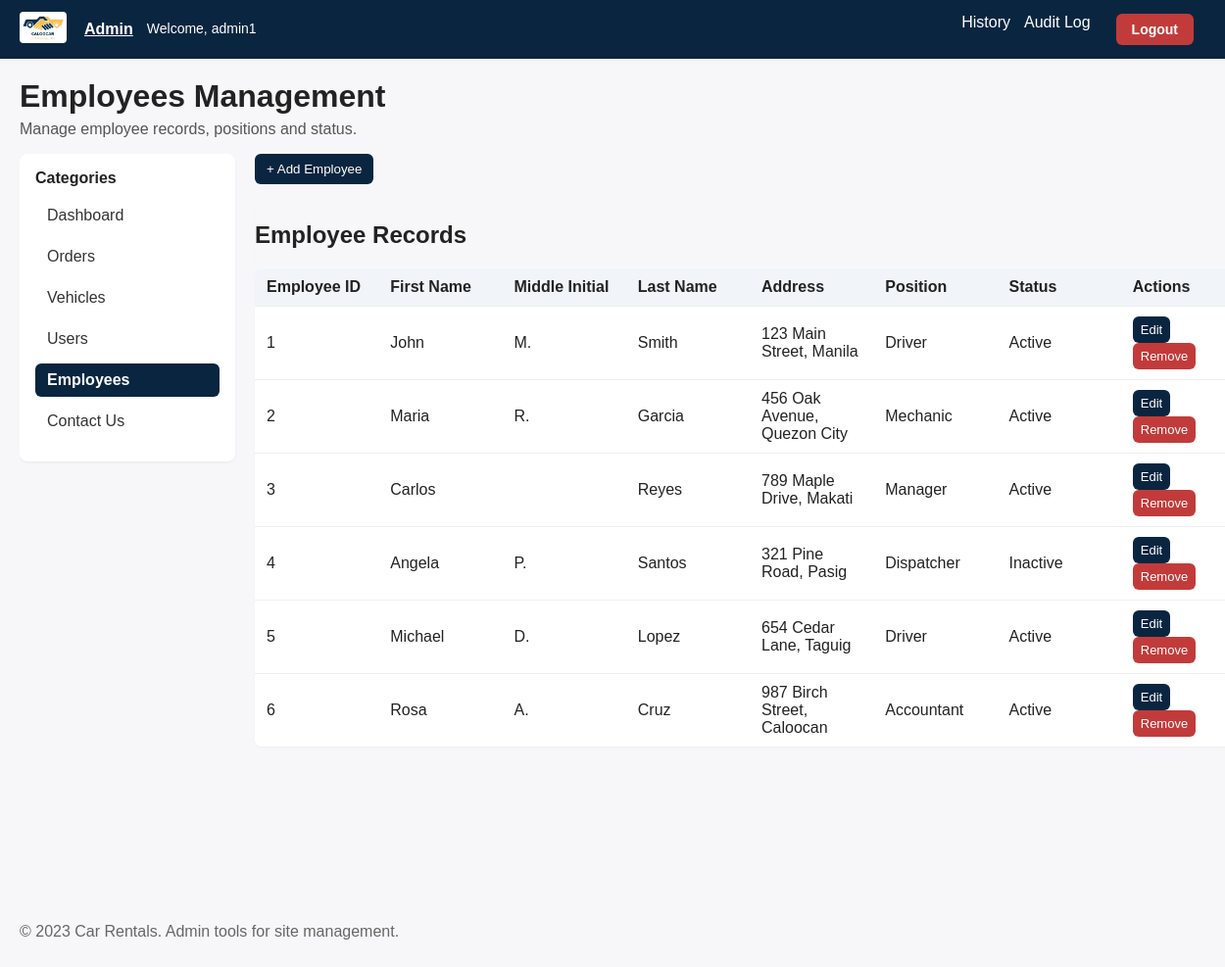
Screenshot of /employees.php (signed in) with the database file from the repository.
### tables this page shows
CREATE TABLE `employees` (
  `employee_id` int(11) NOT NULL,
  `first_name` varchar(100) NOT NULL,
  `middle_initial` varchar(100) DEFAULT NULL,
  `last_name` varchar(100) NOT NULL,
  `address` varchar(100) NOT NULL,
  `position` varchar(100) NOT NULL,
  `status` varchar(100) NOT NULL
);

### employees.php (the view, shortened to what this page needs)
<?php
include "config.php";
$sql = "SELECT employee_id, first_name, middle_initial, last_name, address, position, status FROM employees ORDER BY employee_id";
$result = $conn->query($sql);
?>
<!DOCTYPE html>
<html lang="en">
<head>
    <link rel="stylesheet" href="admin.css">
</head>
<body>
    <nav>
        <div class="nav-container">
            <div class="logo-placeholder">
                <img src="Caloocars.png" alt="logo">
            </div>
            <ul>
                <li class="active"><a href="admin.php">Admin</a></li>
                <span class="admin-username">Welcome, <?php echo htmlspecialchars($_SESSION['admin_username']); ?></span>
            </ul>
            <ul class="nav-right">
                <li><a href="history.php">History</a></li>
                <li><a href="audit_log.php">Audit Log</a></li>
                <li class="admin-info">
                    <a href="logout.php" class="logout-btn">Logout</a>
                </li>
            </ul>
        </div>
    </nav>
    <main class="admin-container">
        <header class="admin-header">
            <h1>Employees Management</h1>
            <p>Manage employee records, positions and status.</p>
        </header>
        <div class="admin-wrapper">
            <aside class="sidebar">
                <h3>Categories</h3>
                <ul>
                    <li><a href="admin.php">Dashboard</a></li>
                    <li><a href="orders.php">Orders</a></li>
                    <li><a href="vehicles.php">Vehicles</a></li>
                    <li><a href="users.php">Users</a></li>
                    <li><a href="employees.php" class="active">Employees</a></li>
                    <li><a href="contactus.php">Contact Us</a></li>
                </ul>
            </aside>
            <section class="main-content">
                <div style="margin-bottom: 16px;">
                    <button class="btn" onclick="openAddModal()">+ Add Employee</button>
                </div>
                <section class="table-section">
                    <h2>Employee Records</h2>
                    <table class="admin-table">
                    <table class="admin-table">
                        <thead>
                            <tr>
                                <th>Employee ID</th>
                                <th>First Name</th>
                                <th>Middle Initial</th>
                                <th>Last Name</th>
                                <th>Address</th>
                                <th>Position</th>
                                <th>Status</th>
                                <th>Actions</th>
                            </tr>
                        </thead>
                        <tbody>
                            <?php
                            if ($result->num_rows > 0) {
                                while($row = $result->fetch_assoc()) {
                                    echo "<tr>";
                                    echo "<td>" . htmlspecialchars($row['employee_id']) . "</td>";
                                    echo "<td>" . htmlspecialchars($row['first_name']) . "</td>";
                                    echo "<td>" . htmlspecialchars($row['middle_initial']) . "</td>";
                                    echo "<td>" . htmlspecialchars($row['last_name']) . "</td>";
                                    echo "<td>" . htmlspecialchars($row['address']) . "</td>";
                                    echo "<td>" . htmlspecialchars($row['position']) . "</td>";
                                    echo "<td>" . htmlspecialchars($row['status']) . "</td>";
                                    echo "<td><button class='btn small' onclick=\"openEditModal(" . $row['employee_id'] . ")\">Edit</button> <button class='btn small danger' onclick=\"deleteEmployee(" . $row['employee_id'] . ")\">Remove</button></td>";
                                    echo "</tr>";
                                }
                            } else {
                                echo "<tr><td colspan='8' style='text-align: center;'>No employees found</td></tr>";
                            }
                            ?>
                        </tbody>
                    </table>
                </section>
            </section>
        </div>
        <footer class="admin-footer">
            <p>&copy; 2023 Car Rentals. Admin tools for site management.</p>
        </footer>
    </main>
</body>
</html>

### admin.css (style rules this page uses)
body { font-family: Arial, Helvetica, sans-serif; margin: 0; color: #222; background: #f7f7f9; }
nav { background: #0a2540; color: #fff; }
.nav-container { display:flex; align-items:center; gap:18px; padding:12px 20px; }
.nav-container .logo-placeholder img { width:48px; height:32px; object-fit:cover; border-radius:4px; }
.nav-container ul { list-style:none; margin:0; padding:0; display:flex; gap:14px; }
.nav-container ul.nav-right { margin-left:auto; }
.nav-container a { color: #fff; text-decoration:none; }
.nav-container li.active a { font-weight:700; text-decoration:underline; }
.admin-container { width:100%; height:100vh; margin:0; padding:20px; display:flex; flex-direction:column; }
.admin-header h1 { margin:0 0 6px 0; }
.admin-header p { margin:0 0 16px 0; color:#555 }
.admin-wrapper { display:grid; grid-template-columns:220px 1fr; gap:20px; flex:1; overflow:hidden; }
.sidebar { background:#fff; padding:16px; border-radius:8px; box-shadow:0 1px 3px rgba(0,0,0,0.06); height:fit-content; }
.sidebar h3 { margin:0 0 12px 0; font-size:16px; }
.sidebar ul { list-style:none; margin:0; padding:0; }
.sidebar li { margin:0 0 8px 0; }
.sidebar a { display:block; padding:8px 12px; border-radius:6px; text-decoration:none; color:#333; transition:all 0.2s; }
.sidebar a.active { background:#0a2540; color:#fff; font-weight:600; }
.table-section { margin:18px 0; overflow-y: auto; max-height: calc(100vh - 300px); border-radius:6px; box-shadow:0 1px 2px rgba(0,0,0,0.04); }
.admin-table { width:100%; border-collapse:collapse; background:#fff; border-radius:6px; overflow: visible; }
.admin-table thead { background:#f1f5f9; position: sticky; top: 0; z-index: 10; }
.admin-table th, .admin-table td { padding:10px 12px; text-align:left; border-bottom:1px solid #eee; }
.admin-table tbody tr:last-child td { border-bottom: none; }
.table-section .admin-table { display: block; overflow-x: auto; }
.table-section .admin-table thead, .table-section .admin-table tbody { display: table; width: 100%; table-layout: fixed; }
.btn { background:#0a2540; color:#fff; border:none; padding:8px 12px; border-radius:6px; cursor:pointer }
.btn.small { padding:6px 8px; font-size:13px }
.btn.danger { background:#c23b3b }
.admin-footer { margin:28px 0 60px 0; color:#666; }
.admin-info { display: flex; align-items: center; gap: 12px; padding: 0 12px; }
.admin-username { font-size: 14px; color: #fff; white-space: nowrap; }
.logout-btn { background: #c23b3b; color: #fff; padding: 8px 16px; border-radius: 6px; text-decoration: none; font-size: 14px; font-weight: 600; transition: all 0.2s; display: inline-block; }

### rows the page displays
employees: employee_id "1", first_name "John", middle_initial "M.", last_name "Smith", address "123 Main Street, Manila", position "Driver", status "Active"
employees: employee_id "2", first_name "Maria", middle_initial "R.", last_name "Garcia", address "456 Oak Avenue, Quezon City", position "Mechanic", status "Active"
employees: employee_id "3", first_name "Carlos", last_name "Reyes", address "789 Maple Drive, Makati", position "Manager", status "Active"
employees: employee_id "4", first_name "Angela", middle_initial "P.", last_name "Santos", address "321 Pine Road, Pasig", position "Dispatcher", status "Inactive"
employees: employee_id "5", first_name "Michael", middle_initial "D.", last_name "Lopez", address "654 Cedar Lane, Taguig", position "Driver", status "Active"
employees: employee_id "6", first_name "Rosa", middle_initial "A.", last_name "Cruz", address "987 Birch Street, Caloocan", position "Accountant", status "Active"

### other values shown
$_SESSION['admin_username'] "admin1"
